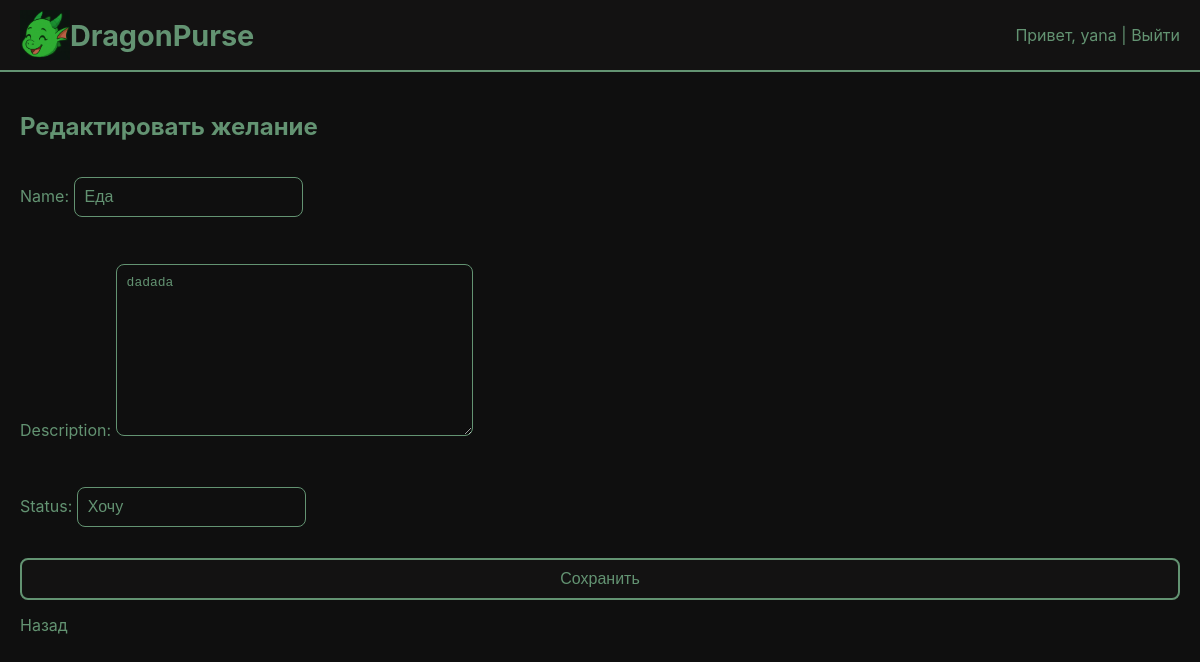
The page /wishlist/3/edit/ (signed in) on the database its author committed.
### accounts/models.py (models this page shows, shortened)
class Wishlist(models.Model):
    user = models.ForeignKey(User, on_delete=models.CASCADE, related_name='wishlists')
    name = models.CharField(max_length=255)
    description = models.TextField(null=True, blank=True)
    status = models.CharField(max_length=50, null=True, blank=True)

### accounts/views.py (the view)
# urls.py: path('wishlist/<int:pk>/edit/', wishlist_edit, name='wishlist_edit'),
@login_required
def wishlist_edit(request, pk):
    wishlist = get_object_or_404(Wishlist, pk=pk, user=request.user)
    if request.method == 'POST':
        form = WishlistForm(request.POST, instance=wishlist)
        if form.is_valid():
            form.save()
            return redirect('wishlist_list')
    else:
        form = WishlistForm(instance=wishlist)
    return render(request, 'accounts/wishlist_form.html', {'form': form, 'title': 'Редактировать желание'})

### accounts/forms.py
class WishlistForm(forms.ModelForm):
    class Meta:
        model = Wishlist
        fields = ['name', 'description', 'status']
        widgets = {
            'name': forms.TextInput(attrs={'class': 'form-control', 'placeholder': 'Название желания'}),
            'description': forms.Textarea(attrs={'class': 'form-control', 'placeholder': 'Описание'}),
            'status': forms.TextInput(attrs={'class': 'form-control', 'placeholder': 'Статус (например: Хочу / В процессе / Куплено)'}),
        }

### accounts/templates/accounts/wishlist_form.html (shortened to what this page needs)
{% extends "accounts/base.html" %}
{% block content %}
<h2>{{ title }}</h2>
<form method="post">
  {{ form.as_p }}
  <button type="submit" class="button">Сохранить</button>
  <a href="{% url 'wishlist_list' %}" class="button">Назад</a>
</form>
{% endblock %}

### accounts/templates/accounts/base.html (shortened to what this page needs)
{% load static %}
<!DOCTYPE html>
<html lang="ru">
<head>
    <link rel="stylesheet" href="{% static 'accounts/css/main.css' %}">
</head>
<body>
    <header>
        <h1>
            <img src="{% static 'accounts/img/happy_dragon_head.png' %}" width="50" height="50" alt="Счастливый дракончик">
            <a href="{% url 'dashboard' %}">DragonPurse</a>
        </h1>
        <div>
            Привет, {{ user.username }} | <a href="{% url 'logout' %}">Выйти</a>
        </div>
    </header>
    <div class="container">
        {% block content %}{% endblock %}
    </div>
</body>
</html>

### accounts/static/accounts/css/main.css (style rules this page uses)
body { font-family: "Inter", sans-serif; background-color: #0f0f0f; color: #639372; margin: 0; padding: 0; }
a { color: #639372; text-decoration: none; }
h1, h2, h3 { color: #639372; }
.container { max-width: 1200px; margin: 0 auto; padding: 20px; }
header { background-color: #131212; border-bottom: 2px solid #639372; padding: 10px 20px; display: flex; align-items: center; justify-content: space-between; }
header h1 { margin: 0; font-size: 1.8em; display: flex; align-items: center; }
button { background-color: #131212; color: #639372; border: 2px solid #639372; border-radius: 8px; padding: 10px 20px; font-size: 1em; cursor: pointer; transition: all 0.3s ease; }
form { display: flex; flex-direction: column; gap: 15px; }
input, select, textarea { background-color: #0f0f0f; color: #639372; border: 1px solid #639372; border-radius: 8px; padding: 10px; font-size: 1em; transition: 0.3s; }

### rows shown on the page
Wishlist: name "Еда", description "dadada", status "Хочу"

### other values the page prints
{{ user.username }} "yana"
{{ title }} "Редактировать желание"
